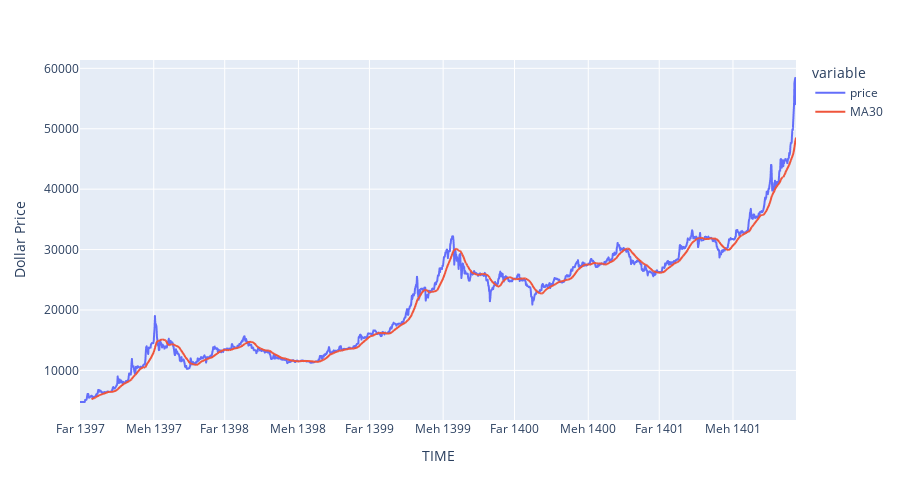

Source (notebook cell):
### Code cell
data['MA30'] = data['price'].rolling(window=30).mean()
fig = px.line(data_frame=data, x='date', y=['price', 'MA30'])
fig.update_xaxes(calendar='jalali')
fig.update_layout(width=900, height=500, xaxis_title='TIME', yaxis_title='Dollar Price', yaxis={'tickformat':'d'} )
fig.show()

### Figure 1 — Plotly figure (JSON) as saved in the notebook; plotly's stock layout.template omitted (floating-point values rounded to 4 significant figures; data arrays with more than 128 entries replaced by an {"elided": "..."} marker saying what was removed)
{"data": [{"hovertemplate": "variable=price<br>date=%{x}<br>value=%{y}<extra></extra>", "legendgroup": "price", "line": {"color": "#636efa", "dash": "solid"}, "marker": {"symbol": "circle"}, "mode": "lines", "name": "price", "showlegend": true, "x": {"elided": "1807 str values"}, "xaxis": "x", "y": {"elided": "1807 float values"}, "yaxis": "y", "type": "scattergl"}, {"hovertemplate": "variable=MA30<br>date=%{x}<br>value=%{y}<extra></extra>", "legendgroup": "MA30", "line": {"color": "#EF553B", "dash": "solid"}, "marker": {"symbol": "circle"}, "mode": "lines", "name": "MA30", "showlegend": true, "x": {"elided": "1807 str values"}, "xaxis": "x", "y": {"elided": "1807 float values"}, "yaxis": "y", "type": "scattergl"}], "layout": {"xaxis": {"anchor": "y", "domain": [0.0, 1.0], "title": {"text": "TIME"}, "calendar": "jalali"}, "yaxis": {"anchor": "x", "domain": [0.0, 1.0], "title": {"text": "Dollar Price"}, "tickformat": "d"}, "legend": {"title": {"text": "variable"}, "tracegroupgap": 0}, "margin": {"t": 60}, "width": 900, "height": 500}}
